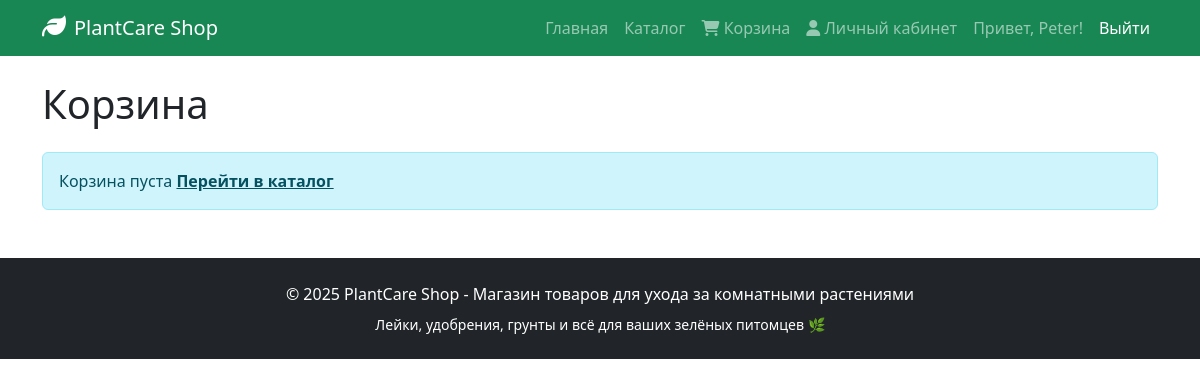
The page /cart/ (signed in) on the database as committed earlier.
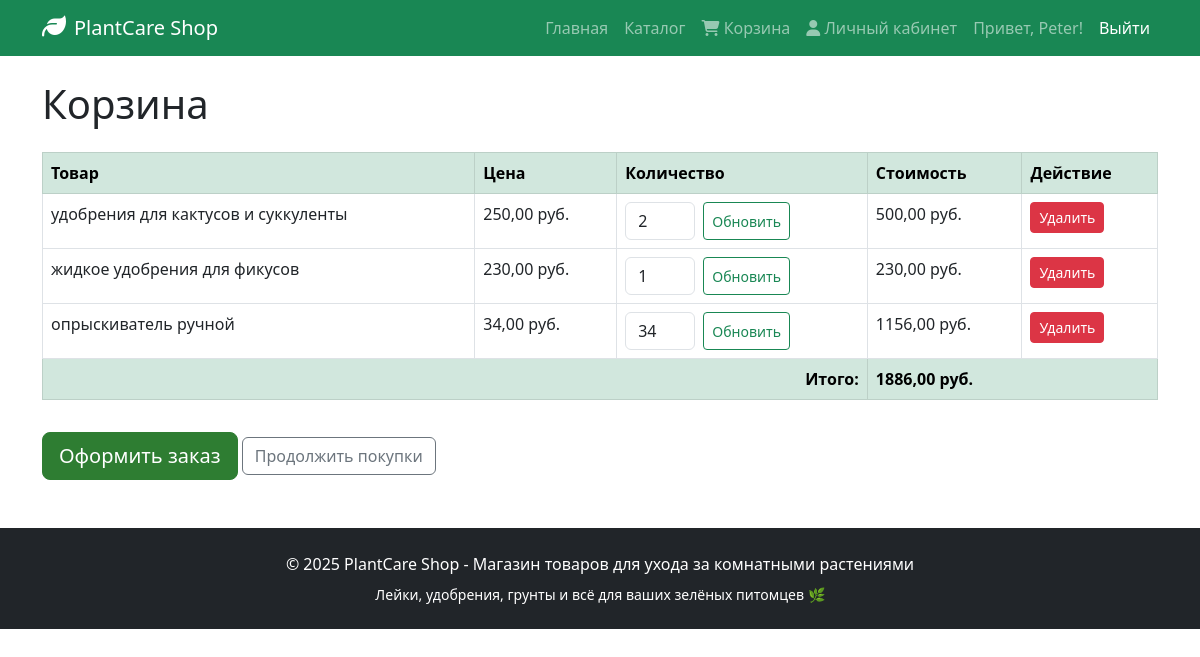
The same page on the database as committed later.
### shop/models.py (models this page shows, shortened)
class CartItem(models.Model):
    cart = models.ForeignKey(Cart, on_delete=models.CASCADE)
    product = models.ForeignKey(Product, on_delete=models.CASCADE)
    quantity = models.PositiveIntegerField()
    def item_price(self):
        return self.product.price * self.quantity

class Product(models.Model):
    name = models.CharField(max_length=200)
    description = models.TextField()
    photo = models.ImageField(upload_to='products/')
    price = models.DecimalField(max_digits=10, decimal_places=2)
    stock = models.IntegerField()
    category = models.ForeignKey(Category, on_delete=models.CASCADE)
    manufacturer = models.ForeignKey(Manufacturer, on_delete=models.CASCADE)

class Cart(models.Model):
    user = models.OneToOneField(User, on_delete=models.CASCADE)
    created_at = models.DateTimeField(auto_now_add=True)
    def total_price(self):
        total = 0
        for item in self.cartitem_set.all():
            total += item.item_price()
        return total

### shop/views.py (the view)
# urls.py: path('cart/', views.cart_detail, name='cart_detail'),
@login_required
def cart_detail(request):
    cart, _ = Cart.objects.get_or_create(user=request.user)
    return render(request, 'shop/cart_detail.html', {
        'cart': cart,
        'items': cart.cartitem_set.all()
    })

### shop/templates/shop/cart_detail.html (shortened to what this page needs)
{% extends 'base.html' %}
{% load static %}
{% block content %}
<h1 class="mb-4">Корзина</h1>
{% if items %}
<div class="table-responsive">
    <table class="table table-bordered">
        <thead class="table-success">
            <tr>
                <th>Товар</th>
                <th>Цена</th>
                <th>Количество</th>
                <th>Стоимость</th>
                <th>Действие</th>
            </tr>
        </thead>
        <tbody>
            {% for item in items %}
            <tr>
                <td>{{ item.product.name }}</td>
                <td>{{ item.product.price }} руб.</td>
                <td>
                    <form method="post" action="{% url 'update_cart_item' item.id %}" class="d-flex gap-2">
                        <input type="number" name="quantity" value="{{ item.quantity }}" min="0" max="{{ item.product.stock }}" class="form-control" style="width: 70px;">
                        <button type="submit" class="btn btn-sm btn-outline-success">Обновить</button>
                    </form>
                </td>
                <td>{{ item.item_price }} руб.</td>
                <td>
                    <a href="{% url 'remove_from_cart' item.id %}" class="btn btn-sm btn-danger">Удалить</a>
                </td>
            </tr>
            {% endfor %}
        </tbody>
        <tfoot>
            <tr class="table-success">
                <td colspan="3" class="text-end fw-bold">Итого:</td>
                <td colspan="2" class="fw-bold">{{ cart.total_price }} руб.</td>
            </tr>
        </tfoot>
    </table>
</div>
<div class="mt-3">
    <a href="{% url 'checkout' %}" class="btn btn-success btn-lg">Оформить заказ</a>
    <a href="{% url 'catalog' %}" class="btn btn-outline-secondary">Продолжить покупки</a>
</div>
{% else %}
<div class="alert alert-info">
    Корзина пуста
    <a href="{% url 'catalog' %}" class="alert-link">Перейти в каталог</a>
</div>
{% endif %}
{% endblock %}

Rows that differ between the two databases and show on the page:
added CartItem: product.name "удобрения для кактусов и суккуленты", product.price "250,00", quantity "2", item_price "500,00"
added CartItem: product.name "жидкое удобрения для фикусов", product.price "230,00", quantity "1", item_price "230,00"
added CartItem: product.name "опрыскиватель ручной", product.price "34,00", quantity "34", item_price "1156,00"
now on this page (row unchanged): Cart: total_price "1886,00"
Other text that changed with them:
text no longer shown: "Корзина пуста Перейти в каталог"
text now shown: "Товар Цена Количество Стоимость Действие Итого: руб. Оформить заказ Продолжить покупки"
